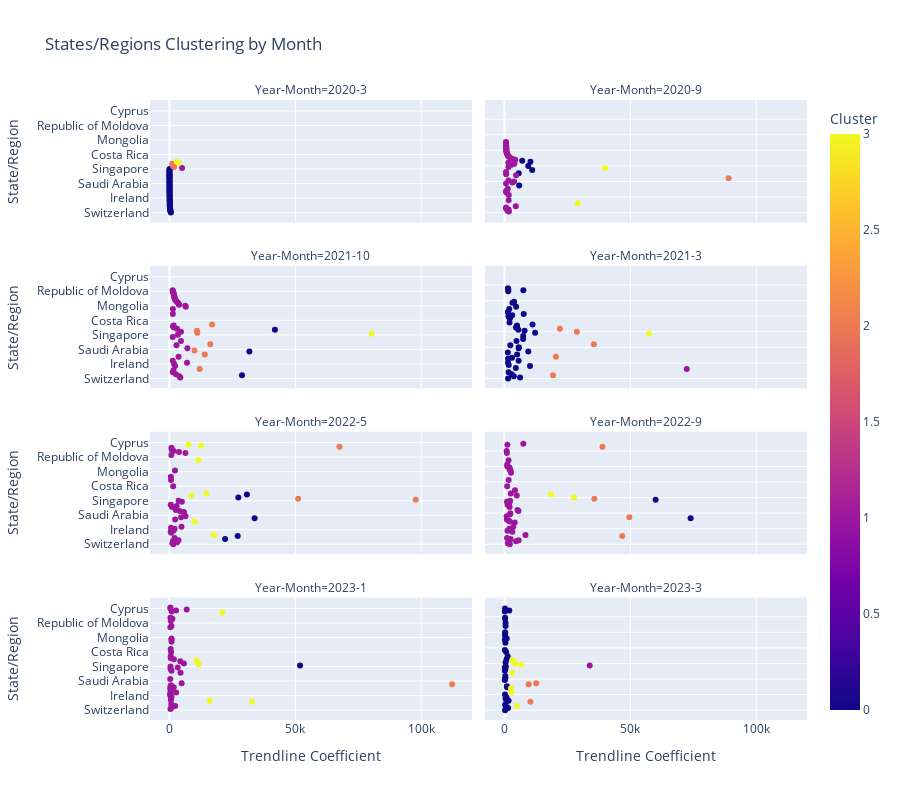

Write notebook code for a chart like this one.
### Markdown cell above
Create a Scatter Heat Plot to visualize the density of the countries around the clusters for the top 50 countries/states for each month

### Code cell
task3_df = pd.read_csv('data/Task3_df.csv')  

# Select the months to analyze randomly
months_selected = ['2020-3', '2020-9', '2021-3', '2021-10', '2022-5', '2022-9', '2023-1', '2023-3']

# Filtering the data for the updated months to analyze
filtered_data = task3_df[task3_df['Year-Month'].isin(months_selected)]

# Creating an interactive scatter plot
fig = px.scatter(filtered_data, x="Trendline_Coefficient", y="State/Region",
                 color="prediction", hover_name="State/Region",
                 facet_col="Year-Month", facet_col_wrap=2,
                 title="States/Regions Clustering by Month",
                 labels={"prediction": "Cluster", "Trendline_Coefficient": "Trendline Coefficient"})

# Adjust layout
fig.update_layout(height=800, hovermode='closest')

# Show the plot
fig.show()

### Figure 1 — Plotly figure (JSON) as saved in the notebook; plotly's stock layout.template omitted (floating-point values rounded to 4 significant figures)
{"data": [{"hovertemplate": "<b>%{hovertext}</b><br><br>Year-Month=2020-3<br>Trendline Coefficient=%{x}<br>State/Region=%{y}<br>Cluster=%{marker.color}<extra></extra>", "hovertext": ["Switzerland", "Netherlands", "Belgium", "Turkey", "Austria", "Portugal", "Israel", "Norway", "South Korea", "Brazil", "Sweden", "Quebec", "Czechia", "Ontario", "Ireland", "Malaysia", "Denmark", "Chile", "Luxembourg", "Ecuador", "Pakistan", "Poland", "New South Wales", "Romania", "Finland", "Japan", "Russian Federation", "Thailand", "Saudi Arabia", "Philippines", "Indonesia", "South Africa", "Greece", "India", "Iceland", "British Columbia", "Mexico", "Panama", "Peru", "Dominican Republic", "Slovenia", "Argentina", "Singapore", "United States of America", "Germany", "France", "Iran", "United Kingdom", "Italy", "Spain"], "legendgroup": "", "marker": {"color": [0, 0, 0, 0, 0, 0, 0, 0, 0, 0, 0, 0, 0, 0, 0, 0, 0, 0, 0, 0, 0, 0, 0, 0, 0, 0, 0, 0, 0, 0, 0, 0, 0, 0, 0, 0, 0, 0, 0, 0, 0, 0, 0, 1, 2, 2, 2, 2, 3, 3], "coloraxis": "coloraxis", "symbol": "circle"}, "mode": "markers", "name": "", "orientation": "h", "showlegend": false, "type": "scatter", "x": [573.2, 429.6, 360.3, 291.4, 288.2, 203.5, 161.6, 161.1, 158.7, 158.1, 148.0, 124.1, 102.4, 97.15, 96.3, 94.94, 92.67, 79.15, 71.77, 70.1, 68.62, 66.68, 62.69, 61.54, 57.16, 56.35, 53.64, 50.19, 49.16, 47.49, 47.34, 44.14, 40.24, 39.04, 38.36, 34.02, 34.01, 31.68, 31.01, 28.22, 28.14, 27.45, 27.42, 5020.0, 1898.0, 1498.0, 1328.0, 1094.0, 3695.0, 2934.0], "xaxis": "x7", "y": ["Switzerland", "Netherlands", "Belgium", "Turkey", "Austria", "Portugal", "Israel", "Norway", "South Korea", "Brazil", "Sweden", "Quebec", "Czechia", "Ontario", "Ireland", "Malaysia", "Denmark", "Chile", "Luxembourg", "Ecuador", "Pakistan", "Poland", "New South Wales", "Romania", "Finland", "Japan", "Russian Federation", "Thailand", "Saudi Arabia", "Philippines", "Indonesia", "South Africa", "Greece", "India", "Iceland", "British Columbia", "Mexico", "Panama", "Peru", "Dominican Republic", "Slovenia", "Argentina", "Singapore", "United States of America", "Germany", "France", "Iran", "United Kingdom", "Italy", "Spain"], "yaxis": "y7"}, {"hovertemplate": "<b>%{hovertext}</b><br><br>Year-Month=2020-9<br>Trendline Coefficient=%{x}<br>State/Region=%{y}<br>Cluster=%{marker.color}<extra></extra>", "hovertext": ["Argentina", "Spain", "France", "Colombia", "Russian Federation", "Peru", "Mexico", "Israel", "Iraq", "United Kingdom", "Indonesia", "Philippines", "Ukraine", "Iran", "Morocco", "Netherlands", "Chile", "Bangladesh", "Turkey", "Czechia", "Germany", "South Africa", "Italy", "Romania", "Nepal", "Costa Rica", "Belgium", "Venezuela (Bolivarian Republic)", "Ecuador", "United Arab Emirates", "Paraguay", "Poland", "Ethiopia", "Lebanon", "Hungary", "Libya", "Kuwait", "Bahrain", "Panama", "Bolivia", "Austria", "Saudi Arabia", "Portugal", "Dominican Republic", "Palestine", "Pakistan", "Guatemala", "India", "United States of America", "Brazil"], "legendgroup": "", "marker": {"color": [0, 0, 0, 0, 0, 0, 1, 1, 1, 1, 1, 1, 1, 1, 1, 1, 1, 1, 1, 1, 1, 1, 1, 1, 1, 1, 1, 1, 1, 1, 1, 1, 1, 1, 1, 1, 1, 1, 1, 1, 1, 1, 1, 1, 1, 1, 1, 2, 3, 3], "coloraxis": "coloraxis", "symbol": "circle"}, "mode": "markers", "name": "", "orientation": "h", "showlegend": false, "type": "scatter", "x": [10990.0, 10290.0, 9445.0, 7040.0, 5840.0, 5664.0, 4630.0, 4486.0, 4252.0, 3948.0, 3797.0, 3210.0, 3031.0, 2773.0, 2103.0, 1761.0, 1697.0, 1645.0, 1642.0, 1638.0, 1584.0, 1577.0, 1522.0, 1311.0, 1288.0, 1179.0, 1166.0, 938.1, 884.6, 807.7, 774.8, 755.8, 727.3, 726.3, 718.0, 696.6, 669.8, 661.7, 653.1, 628.0, 615.2, 612.8, 611.3, 608.9, 605.0, 569.8, 568.1, 89010.0, 39960.0, 29040.0], "xaxis": "x8", "y": ["Argentina", "Spain", "France", "Colombia", "Russian Federation", "Peru", "Mexico", "Israel", "Iraq", "United Kingdom", "Indonesia", "Philippines", "Ukraine", "Iran", "Morocco", "Netherlands", "Chile", "Bangladesh", "Turkey", "Czechia", "Germany", "South Africa", "Italy", "Romania", "Nepal", "Costa Rica", "Belgium", "Venezuela (Bolivarian Republic)", "Ecuador", "United Arab Emirates", "Paraguay", "Poland", "Ethiopia", "Lebanon", "Hungary", "Libya", "Kuwait", "Bahrain", "Panama", "Bolivia", "Austria", "Saudi Arabia", "Portugal", "Dominican Republic", "Palestine", "Pakistan", "Guatemala", "India", "United States of America", "Brazil"], "yaxis": "y8"}, {"hovertemplate": "<b>%{hovertext}</b><br><br>Year-Month=2021-10<br>Trendline Coefficient=%{x}<br>State/Region=%{y}<br>Cluster=%{marker.color}<extra></extra>", "hovertext": ["United Kingdom", "Russian Federation", "Turkey", "Philippines", "Malaysia", "Serbia", "Mongolia", "France", "Mexico", "Netherlands", "Belgium", "Viet Nam", "Georgia", "Poland", "Bulgaria", "Singapore", "Italy", "Slovakia", "Greece", "Austria", "Lithuania", "Czechia", "Cuba", "Latvia", "Belarus", "Croatia", "Kazakhstan", "Ireland", "Spain", "Victoria", "Iraq", "Azerbaijan", "South Korea", "Armenia", "Republic of Moldova", "Colombia", "Palestine", "Hungary", "Israel", "Slovenia", "Chile", "Jordan", "Ukraine", "India", "Romania", "Brazil", "Germany", "Iran", "Thailand", "United States of America"], "legendgroup": "", "marker": {"color": [0, 0, 0, 1, 1, 1, 1, 1, 1, 1, 1, 1, 1, 1, 1, 1, 1, 1, 1, 1, 1, 1, 1, 1, 1, 1, 1, 1, 1, 1, 1, 1, 1, 1, 1, 1, 1, 1, 1, 1, 1, 1, 2, 2, 2, 2, 2, 2, 2, 3], "coloraxis": "coloraxis", "symbol": "circle"}, "mode": "markers", "name": "", "orientation": "h", "showlegend": false, "type": "scatter", "x": [41890.0, 31770.0, 28820.0, 7144.0, 6986.0, 6530.0, 6300.0, 4586.0, 4585.0, 4323.0, 3963.0, 3833.0, 3707.0, 3622.0, 3402.0, 3327.0, 3034.0, 2925.0, 2798.0, 2579.0, 2556.0, 2263.0, 2230.0, 2056.0, 2013.0, 2003.0, 1843.0, 1835.0, 1768.0, 1761.0, 1661.0, 1596.0, 1595.0, 1542.0, 1468.0, 1410.0, 1389.0, 1361.0, 1356.0, 1320.0, 1318.0, 1261.0, 16930.0, 16240.0, 14030.0, 12030.0, 11080.0, 10920.0, 9942.0, 80310.0], "xaxis": "x5", "y": ["United Kingdom", "Russian Federation", "Turkey", "Philippines", "Malaysia", "Serbia", "Mongolia", "France", "Mexico", "Netherlands", "Belgium", "Viet Nam", "Georgia", "Poland", "Bulgaria", "Singapore", "Italy", "Slovakia", "Greece", "Austria", "Lithuania", "Czechia", "Cuba", "Latvia", "Belarus", "Croatia", "Kazakhstan", "Ireland", "Spain", "Victoria", "Iraq", "Azerbaijan", "South Korea", "Armenia", "Republic of Moldova", "Colombia", "Palestine", "Hungary", "Israel", "Slovenia", "Chile", "Jordan", "Ukraine", "India", "Romania", "Brazil", "Germany", "Iran", "Thailand", "United States of America"], "yaxis": "y5"}, {"hovertemplate": "<b>%{hovertext}</b><br><br>Year-Month=2021-3<br>Trendline Coefficient=%{x}<br>State/Region=%{y}<br>Cluster=%{marker.color}<extra></extra>", "hovertext": ["Germany", "Ukraine", "Czechia", "Russian Federation", "Iran", "Hungary", "Jordan", "Argentina", "Peru", "Netherlands", "Indonesia", "Philippines", "Chile", "United Kingdom", "Romania", "Iraq", "Colombia", "Mexico", "Serbia", "Spain", "Sweden", "Slovakia", "Belgium", "Bulgaria", "Lebanon", "Pakistan", "Austria", "Greece", "United Arab Emirates", "Bangladesh", "Palestine", "Paraguay", "Ontario", "Israel", "Ethiopia", "Uruguay", "Republic of Moldova", "Switzerland", "Ecuador", "Malaysia", "Estonia", "Kuwait", "Japan", "Brazil", "India", "France", "Italy", "Poland", "Turkey", "United States of America"], "legendgroup": "", "marker": {"color": [0, 0, 0, 0, 0, 0, 0, 0, 0, 0, 0, 0, 0, 0, 0, 0, 0, 0, 0, 0, 0, 0, 0, 0, 0, 0, 0, 0, 0, 0, 0, 0, 0, 0, 0, 0, 0, 0, 0, 0, 0, 0, 0, 1, 2, 2, 2, 2, 2, 3], "coloraxis": "coloraxis", "symbol": "circle"}, "mode": "markers", "name": "", "orientation": "h", "showlegend": false, "type": "scatter", "x": [12190.0, 11130.0, 10140.0, 9450.0, 7982.0, 7661.0, 7484.0, 7432.0, 7404.0, 6183.0, 5662.0, 5646.0, 5620.0, 5513.0, 5017.0, 4965.0, 4835.0, 4783.0, 4620.0, 4567.0, 4504.0, 3816.0, 3706.0, 3162.0, 3073.0, 2995.0, 2799.0, 2322.0, 2177.0, 1987.0, 1915.0, 1850.0, 1684.0, 1633.0, 1571.0, 1507.0, 1474.0, 1418.0, 1411.0, 1403.0, 1375.0, 1332.0, 1330.0, 72390.0, 35490.0, 28750.0, 22000.0, 20420.0, 19290.0, 57380.0], "xaxis": "x6", "y": ["Germany", "Ukraine", "Czechia", "Russian Federation", "Iran", "Hungary", "Jordan", "Argentina", "Peru", "Netherlands", "Indonesia", "Philippines", "Chile", "United Kingdom", "Romania", "Iraq", "Colombia", "Mexico", "Serbia", "Spain", "Sweden", "Slovakia", "Belgium", "Bulgaria", "Lebanon", "Pakistan", "Austria", "Greece", "United Arab Emirates", "Bangladesh", "Palestine", "Paraguay", "Ontario", "Israel", "Ethiopia", "Uruguay", "Republic of Moldova", "Switzerland", "Ecuador", "Malaysia", "Estonia", "Kuwait", "Japan", "Brazil", "India", "France", "Italy", "Poland", "Turkey", "United States of America"], "yaxis": "y6"}, {"hovertemplate": "<b>%{hovertext}</b><br><br>Year-Month=2022-5<br>Trendline Coefficient=%{x}<br>State/Region=%{y}<br>Cluster=%{marker.color}<extra></extra>", "hovertext": ["Japan", "Italy", "France", "South Korea", "Portugal", "Thailand", "Queensland", "South Africa", "Argentina", "Chile", "Russian Federation", "Greece", "South Australia", "Singapore", "Austria", "Belgium", "Panama", "India", "Finland", "Viet Nam", "Malaysia", "Israel", "Ireland", "China", "Switzerland", "Costa Rica", "Ontario", "Turkey", "Netherlands", "Mexico", "Tasmania", "Australian Capital Territory", "Reunion", "Uruguay", "Quebec", "Hungary", "Denmark", "Bahrain", "Peru", "Czechia", "United States of America", "Taiwan", "Germany", "Brazil", "Spain", "Western Australia", "Victoria", "New South Wales", "United Kingdom", "New Zealand"], "legendgroup": "", "marker": {"color": [0, 0, 0, 0, 0, 1, 1, 1, 1, 1, 1, 1, 1, 1, 1, 1, 1, 1, 1, 1, 1, 1, 1, 1, 1, 1, 1, 1, 1, 1, 1, 1, 1, 1, 1, 1, 1, 1, 1, 1, 2, 2, 2, 3, 3, 3, 3, 3, 3, 3], "coloraxis": "coloraxis", "symbol": "circle"}, "mode": "markers", "name": "", "orientation": "h", "showlegend": false, "type": "scatter", "x": [33820.0, 30770.0, 27370.0, 27110.0, 22110.0, 6412.0, 6360.0, 5791.0, 4947.0, 4805.0, 4638.0, 4152.0, 3793.0, 3659.0, 3593.0, 3032.0, 2873.0, 2513.0, 2274.0, 2206.0, 2061.0, 2049.0, 1761.0, 1654.0, 1575.0, 1489.0, 1458.0, 1349.0, 1178.0, 1042.0, 937.3, 912.5, 822.9, 767.2, 717.4, 631.1, 626.8, 572.0, 525.5, 521.6, 97840.0, 67540.0, 51130.0, 17680.0, 14700.0, 12550.0, 11450.0, 9920.0, 8748.0, 7574.0], "xaxis": "x3", "y": ["Japan", "Italy", "France", "South Korea", "Portugal", "Thailand", "Queensland", "South Africa", "Argentina", "Chile", "Russian Federation", "Greece", "South Australia", "Singapore", "Austria", "Belgium", "Panama", "India", "Finland", "Viet Nam", "Malaysia", "Israel", "Ireland", "China", "Switzerland", "Costa Rica", "Ontario", "Turkey", "Netherlands", "Mexico", "Tasmania", "Australian Capital Territory", "Reunion", "Uruguay", "Quebec", "Hungary", "Denmark", "Bahrain", "Peru", "Czechia", "United States of America", "Taiwan", "Germany", "Brazil", "Spain", "Western Australia", "Victoria", "New South Wales", "United Kingdom", "New Zealand"], "yaxis": "y3"}, {"hovertemplate": "<b>%{hovertext}</b><br><br>Year-Month=2022-9<br>Trendline Coefficient=%{x}<br>State/Region=%{y}<br>Cluster=%{marker.color}<extra></extra>", "hovertext": ["Japan", "United States of America", "Brazil", "Hong Kong", "Austria", "Greece", "India", "United Kingdom", "Turkey", "Ukraine", "Poland", "Chile", "Czechia", "Serbia", "Spain", "Portugal", "Viet Nam", "Indonesia", "Singapore", "Philippines", "Switzerland", "New South Wales", "Mexico", "Slovakia", "Georgia", "Slovenia", "Belgium", "Malaysia", "Hungary", "Romania", "Victoria", "Netherlands", "Peru", "Ontario", "New Zealand", "Lithuania", "Latvia", "Costa Rica", "Argentina", "Israel", "Queensland", "Finland", "Thailand", "China", "Russian Federation", "South Korea", "Taiwan", "Germany", "France", "Italy"], "legendgroup": "", "marker": {"color": [0, 0, 1, 1, 1, 1, 1, 1, 1, 1, 1, 1, 1, 1, 1, 1, 1, 1, 1, 1, 1, 1, 1, 1, 1, 1, 1, 1, 1, 1, 1, 1, 1, 1, 1, 1, 1, 1, 1, 1, 1, 1, 1, 1, 2, 2, 2, 2, 3, 3], "coloraxis": "coloraxis", "symbol": "circle"}, "mode": "markers", "name": "", "orientation": "h", "showlegend": false, "type": "scatter", "x": [73910.0, 60010.0, 8338.0, 7464.0, 5620.0, 5531.0, 5165.0, 4881.0, 4586.0, 4174.0, 4078.0, 3505.0, 3142.0, 2582.0, 2510.0, 2430.0, 2406.0, 2326.0, 2227.0, 2202.0, 2097.0, 2094.0, 2024.0, 2011.0, 2010.0, 1929.0, 1928.0, 1908.0, 1653.0, 1627.0, 1602.0, 1303.0, 1224.0, 1165.0, 1145.0, 1121.0, 1074.0, 1065.0, 1008.0, 995.4, 955.8, 937.5, 867.8, 858.3, 49560.0, 46770.0, 38890.0, 35680.0, 27560.0, 18480.0], "xaxis": "x4", "y": ["Japan", "United States of America", "Brazil", "Hong Kong", "Austria", "Greece", "India", "United Kingdom", "Turkey", "Ukraine", "Poland", "Chile", "Czechia", "Serbia", "Spain", "Portugal", "Viet Nam", "Indonesia", "Singapore", "Philippines", "Switzerland", "New South Wales", "Mexico", "Slovakia", "Georgia", "Slovenia", "Belgium", "Malaysia", "Hungary", "Romania", "Victoria", "Netherlands", "Peru", "Ontario", "New Zealand", "Lithuania", "Latvia", "Costa Rica", "Argentina", "Israel", "Queensland", "Finland", "Thailand", "China", "Russian Federation", "South Korea", "Taiwan", "Germany", "France", "Italy"], "yaxis": "y4"}, {"hovertemplate": "<b>%{hovertext}</b><br><br>Year-Month=2023-1<br>Trendline Coefficient=%{x}<br>State/Region=%{y}<br>Cluster=%{marker.color}<extra></extra>", "hovertext": ["United States of America", "Hong Kong", "France", "Russian Federation", "Mexico", "United Kingdom", "Argentina", "Chile", "New Zealand", "Austria", "Spain", "New South Wales", "Queensland", "Western Australia", "Bolivia", "Serbia", "Victoria", "Guatemala", "Peru", "Ontario", "Israel", "Belgium", "Costa Rica", "Finland", "Sweden", "Quebec", "Uruguay", "Colombia", "Paraguay", "Ukraine", "Romania", "Ecuador", "Singapore", "Slovenia", "Cyprus", "Netherlands", "South Australia", "Kazakhstan", "Guangdong", "Ireland", "Denmark", "Poland", "Indonesia", "Malaysia", "Japan", "South Korea", "Taiwan", "Brazil", "Germany", "Italy"], "legendgroup": "", "marker": {"color": [0, 1, 1, 1, 1, 1, 1, 1, 1, 1, 1, 1, 1, 1, 1, 1, 1, 1, 1, 1, 1, 1, 1, 1, 1, 1, 1, 1, 1, 1, 1, 1, 1, 1, 1, 1, 1, 1, 1, 1, 1, 1, 1, 1, 2, 3, 3, 3, 3, 3], "coloraxis": "coloraxis", "symbol": "circle"}, "mode": "markers", "name": "", "orientation": "h", "showlegend": false, "type": "scatter", "x": [51880.0, 6854.0, 5758.0, 4851.0, 4415.0, 4314.0, 3294.0, 2652.0, 2652.0, 2282.0, 1774.0, 1704.0, 1197.0, 888.8, 844.1, 835.2, 832.0, 815.9, 814.7, 797.1, 703.0, 687.0, 667.6, 599.7, 598.3, 581.1, 534.4, 532.2, 511.4, 496.2, 489.0, 480.6, 443.5, 436.0, 421.7, 413.0, 404.0, 385.6, 378.0, 377.1, 339.8, 333.8, 320.9, 312.1, 112300.0, 32830.0, 21090.0, 16000.0, 11650.0, 10810.0], "xaxis": "x", "y": ["United States of America", "Hong Kong", "France", "Russian Federation", "Mexico", "United Kingdom", "Argentina", "Chile", "New Zealand", "Austria", "Spain", "New South Wales", "Queensland", "Western Australia", "Bolivia", "Serbia", "Victoria", "Guatemala", "Peru", "Ontario", "Israel", "Belgium", "Costa Rica", "Finland", "Sweden", "Quebec", "Uruguay", "Colombia", "Paraguay", "Ukraine", "Romania", "Ecuador", "Singapore", "Slovenia", "Cyprus", "Netherlands", "South Australia", "Kazakhstan", "Guangdong", "Ireland", "Denmark", "Poland", "Indonesia", "Malaysia", "Japan", "South Korea", "Taiwan", "Brazil", "Germany", "Italy"], "yaxis": "y"}, {"hovertemplate": "<b>%{hovertext}</b><br><br>Year-Month=2023-3<br>Trendline Coefficient=%{x}<br>State/Region=%{y}<br>Cluster=%{marker.color}<extra></extra>", "hovertext": ["New Zealand", "Brazil", "Belgium", "Ukraine", "New South Wales", "Romania", "Serbia", "Czechia", "Spain", "Costa Rica", "Singapore", "Netherlands", "Ontario", "Israel", "Iran", "Republic of Moldova", "Quebec", "Victoria", "South Africa", "Bahrain", "Slovenia", "India", "Lithuania", "Portugal", "Slovakia", "Queensland", "Indonesia", "South Australia", "Georgia", "Switzerland", "Malaysia", "Cyprus", "Peru", "Guatemala", "Western Australia", "Argentina", "United Arab Emirates", "Philippines", "United States of America", "Russian Federation", "South Korea", "Japan", "Germany", "Austria", "France", "United Kingdom", "Italy", "Mexico", "Chile", "Poland"], "legendgroup": "", "marker": {"color": [0, 0, 0, 0, 0, 0, 0, 0, 0, 0, 0, 0, 0, 0, 0, 0, 0, 0, 0, 0, 0, 0, 0, 0, 0, 0, 0, 0, 0, 0, 0, 0, 0, 0, 0, 0, 0, 0, 1, 2, 2, 2, 3, 3, 3, 3, 3, 3, 3, 3], "coloraxis": "coloraxis", "symbol": "circle"}, "mode": "markers", "name": "", "orientation": "h", "showlegend": false, "type": "scatter", "x": [1906.0, 1614.0, 1447.0, 1257.0, 1002.0, 950.7, 878.0, 845.9, 827.5, 648.8, 516.4, 510.7, 506.9, 443.0, 442.5, 430.5, 424.4, 419.8, 377.4, 355.2, 353.7, 320.1, 286.5, 278.7, 241.5, 240.2, 228.0, 227.5, 226.2, 220.8, 204.2, 185.7, 163.6, 161.6, 158.9, 138.7, 134.3, 125.6, 33850.0, 12580.0, 10270.0, 9583.0, 6565.0, 4972.0, 4168.0, 3677.0, 3110.0, 3082.0, 2755.0, 2608.0], "xaxis": "x2", "y": ["New Zealand", "Brazil", "Belgium", "Ukraine", "New South Wales", "Romania", "Serbia", "Czechia", "Spain", "Costa Rica", "Singapore", "Netherlands", "Ontario", "Israel", "Iran", "Republic of Moldova", "Quebec", "Victoria", "South Africa", "Bahrain", "Slovenia", "India", "Lithuania", "Portugal", "Slovakia", "Queensland", "Indonesia", "South Australia", "Georgia", "Switzerland", "Malaysia", "Cyprus", "Peru", "Guatemala", "Western Australia", "Argentina", "United Arab Emirates", "Philippines", "United States of America", "Russian Federation", "South Korea", "Japan", "Germany", "Austria", "France", "United Kingdom", "Italy", "Mexico", "Chile", "Poland"], "yaxis": "y2"}], "layout": {"annotations": [{"font": {}, "showarrow": false, "text": "Year-Month=2023-1", "x": 0.245, "xanchor": "center", "xref": "paper", "y": 0.1975, "yanchor": "bottom", "yref": "paper"}, {"font": {}, "showarrow": false, "text": "Year-Month=2023-3", "x": 0.755, "xanchor": "center", "xref": "paper", "y": 0.1975, "yanchor": "bottom", "yref": "paper"}, {"font": {}, "showarrow": false, "text": "Year-Month=2022-5", "x": 0.245, "xanchor": "center", "xref": "paper", "y": 0.465, "yanchor": "bottom", "yref": "paper"}, {"font": {}, "showarrow": false, "text": "Year-Month=2022-9", "x": 0.755, "xanchor": "center", "xref": "paper", "y": 0.465, "yanchor": "bottom", "yref": "paper"}, {"font": {}, "showarrow": false, "text": "Year-Month=2021-10", "x": 0.245, "xanchor": "center", "xref": "paper", "y": 0.7325, "yanchor": "bottom", "yref": "paper"}, {"font": {}, "showarrow": false, "text": "Year-Month=2021-3", "x": 0.755, "xanchor": "center", "xref": "paper", "y": 0.7325, "yanchor": "bottom", "yref": "paper"}, {"font": {}, "showarrow": false, "text": "Year-Month=2020-3", "x": 0.245, "xanchor": "center", "xref": "paper", "y": 1, "yanchor": "bottom", "yref": "paper"}, {"font": {}, "showarrow": false, "text": "Year-Month=2020-9", "x": 0.755, "xanchor": "center", "xref": "paper", "y": 1, "yanchor": "bottom", "yref": "paper"}], "coloraxis": {"colorbar": {"title": {"text": "Cluster"}}, "colorscale": [[0, "#0d0887"], [0.1111, "#46039f"], [0.2222, "#7201a8"], [0.3333, "#9c179e"], [0.4444, "#bd3786"], [0.5556, "#d8576b"], [0.6667, "#ed7953"], [0.7778, "#fb9f3a"], [0.8889, "#fdca26"], [1, "#f0f921"]]}, "height": 800, "hovermode": "closest", "legend": {"tracegroupgap": 0}, "title": {"text": "States/Regions Clustering by Month"}, "xaxis": {"anchor": "y", "domain": [0, 0.49], "title": {"text": "Trendline Coefficient"}}, "xaxis2": {"anchor": "y2", "domain": [0.51, 1], "matches": "x", "title": {"text": "Trendline Coefficient"}}, "xaxis3": {"anchor": "y3", "domain": [0, 0.49], "matches": "x", "showticklabels": false}, "xaxis4": {"anchor": "y4", "domain": [0.51, 1], "matches": "x", "showticklabels": false}, "xaxis5": {"anchor": "y5", "domain": [0, 0.49], "matches": "x", "showticklabels": false}, "xaxis6": {"anchor": "y6", "domain": [0.51, 1], "matches": "x", "showticklabels": false}, "xaxis7": {"anchor": "y7", "domain": [0, 0.49], "matches": "x", "showticklabels": false}, "xaxis8": {"anchor": "y8", "domain": [0.51, 1], "matches": "x", "showticklabels": false}, "yaxis": {"anchor": "x", "domain": [0, 0.1975], "title": {"text": "State/Region"}}, "yaxis2": {"anchor": "x2", "domain": [0, 0.1975], "matches": "y", "showticklabels": false}, "yaxis3": {"anchor": "x3", "domain": [0.2675, 0.465], "matches": "y", "title": {"text": "State/Region"}}, "yaxis4": {"anchor": "x4", "domain": [0.2675, 0.465], "matches": "y", "showticklabels": false}, "yaxis5": {"anchor": "x5", "domain": [0.535, 0.7325], "matches": "y", "title": {"text": "State/Region"}}, "yaxis6": {"anchor": "x6", "domain": [0.535, 0.7325], "matches": "y", "showticklabels": false}, "yaxis7": {"anchor": "x7", "domain": [0.8025, 1], "matches": "y", "title": {"text": "State/Region"}}, "yaxis8": {"anchor": "x8", "domain": [0.8025, 1], "matches": "y", "showticklabels": false}}}
